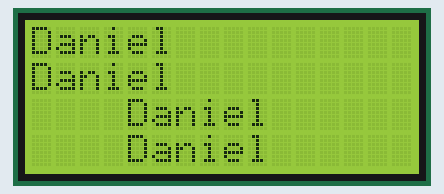
A sketch run on a simulated Arduino Uno, built with avr-gcc and run on an emulated ATmega328P. On the bench: 16×4 character LCD.

Above: at 0.4 s.

The sketch:

I2C.ino
```cpp
#include <LiquidCrystal_I2C.h>
#include <Wire.h>

LiquidCrystal_I2C lcd(0x20,16,4);

void setup() {
  lcd.init();
  lcd.backlight();
  lcd.home();

}

void loop() {
  for(int x=0;x<4;x++){
    lcd.setCursor(0,x);
    lcd.print("Daniel");
    delay(100);
  }

}
```
